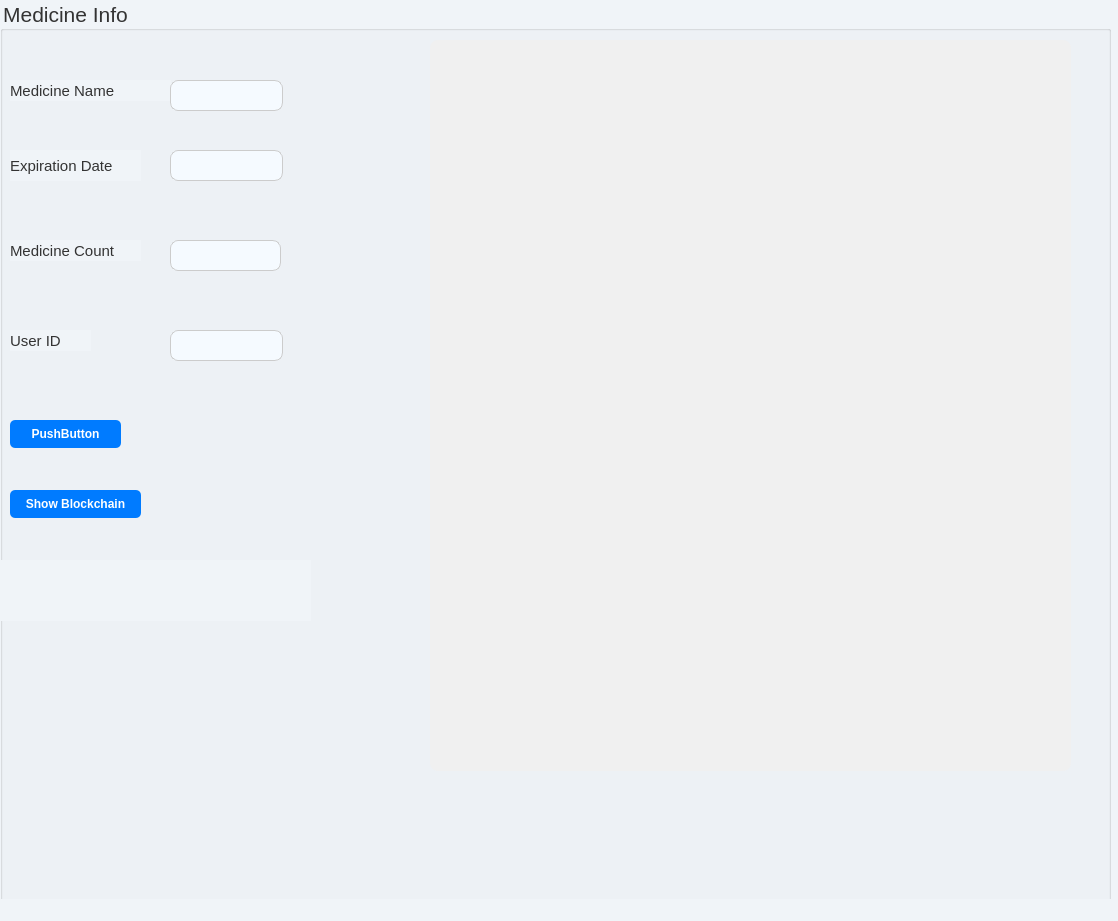
<?xml version="1.0" encoding="UTF-8"?>
<ui version="4.0">
 <class>MainWindow</class>
 <widget class="QMainWindow" name="MainWindow">
  <property name="geometry">
   <rect>
    <x>0</x>
    <y>0</y>
    <width>1118</width>
    <height>921</height>
   </rect>
  </property>
  <property name="windowTitle">
   <string>MainWindow</string>
  </property>
  <property name="styleSheet">
   <string notr="true">QWidget {
    background-color: #f0f4f8;
}

</string>
  </property>
  <widget class="QWidget" name="centralwidget">
   <widget class="QGroupBox" name="medicineGroupBox">
    <property name="geometry">
     <rect>
      <x>0</x>
      <y>0</y>
      <width>1111</width>
      <height>991</height>
     </rect>
    </property>
    <property name="styleSheet">
     <string notr="true">QGroupBox {
    font-family: &quot;Segoe UI&quot;, Arial, sans-serif;
    font-size: 16pt;
    color: #333333;
}
</string>
    </property>
    <property name="title">
     <string>Medicine Info</string>
    </property>
    <widget class="QLabel" name="Medicinename">
     <property name="geometry">
      <rect>
       <x>10</x>
       <y>80</y>
       <width>161</width>
       <height>21</height>
      </rect>
     </property>
     <property name="styleSheet">
      <string notr="true">QLabel {
    font-family: &quot;Segoe UI&quot;, Arial, sans-serif;
    font-size: 11pt;
    color: #333333;
}
</string>
     </property>
     <property name="text">
      <string>Medicine Name</string>
     </property>
    </widget>
    <widget class="QLabel" name="label_2">
     <property name="geometry">
      <rect>
       <x>10</x>
       <y>150</y>
       <width>131</width>
       <height>31</height>
      </rect>
     </property>
     <property name="styleSheet">
      <string notr="true">QLabel {
    font-family: &quot;Segoe UI&quot;, Arial, sans-serif;
    font-size: 11pt;
    color: #333333;
}
</string>
     </property>
     <property name="text">
      <string>Expiration Date</string>
     </property>
    </widget>
    <widget class="QLabel" name="label_3">
     <property name="geometry">
      <rect>
       <x>10</x>
       <y>240</y>
       <width>131</width>
       <height>21</height>
      </rect>
     </property>
     <property name="styleSheet">
      <string notr="true">QLabel {
    font-family: &quot;Segoe UI&quot;, Arial, sans-serif;
    font-size: 11pt;
    color: #333333;
}
</string>
     </property>
     <property name="text">
      <string>Medicine Count</string>
     </property>
    </widget>
    <widget class="QLabel" name="label_4">
     <property name="geometry">
      <rect>
       <x>10</x>
       <y>330</y>
       <width>81</width>
       <height>21</height>
      </rect>
     </property>
     <property name="styleSheet">
      <string notr="true">QLabel {
    font-family: &quot;Segoe UI&quot;, Arial, sans-serif;
    font-size: 11pt;
    color: #333333;
}

</string>
     </property>
     <property name="text">
      <string>User ID</string>
     </property>
    </widget>
    <widget class="QLineEdit" name="nameInput">
     <property name="geometry">
      <rect>
       <x>170</x>
       <y>80</y>
       <width>113</width>
       <height>31</height>
      </rect>
     </property>
     <property name="styleSheet">
      <string notr="true">QLineEdit {
    padding: 5px;
    border: 1px solid #ccc;
    border-radius: 8px;
    background-color: #f5faff;
}
</string>
     </property>
    </widget>
    <widget class="QLineEdit" name="expiryInput">
     <property name="geometry">
      <rect>
       <x>170</x>
       <y>150</y>
       <width>113</width>
       <height>31</height>
      </rect>
     </property>
     <property name="styleSheet">
      <string notr="true">QLineEdit {
    padding: 5px;
    border: 1px solid #ccc;
    border-radius: 8px;
    background-color: #f5faff;
}
</string>
     </property>
    </widget>
    <widget class="QLineEdit" name="userIdInput">
     <property name="geometry">
      <rect>
       <x>170</x>
       <y>330</y>
       <width>113</width>
       <height>31</height>
      </rect>
     </property>
     <property name="styleSheet">
      <string notr="true">QLineEdit {
    padding: 5px;
    border: 1px solid #ccc;
    border-radius: 8px;
    background-color: #f5faff;
}
</string>
     </property>
    </widget>
    <widget class="QLineEdit" name="countInput">
     <property name="geometry">
      <rect>
       <x>170</x>
       <y>240</y>
       <width>111</width>
       <height>31</height>
      </rect>
     </property>
     <property name="styleSheet">
      <string notr="true">QLineEdit {
    padding: 5px;
    border: 1px solid #ccc;
    border-radius: 8px;
    background-color: #f5faff;
}
</string>
     </property>
    </widget>
    <widget class="QPushButton" name="addButton">
     <property name="geometry">
      <rect>
       <x>10</x>
       <y>420</y>
       <width>111</width>
       <height>28</height>
      </rect>
     </property>
     <property name="styleSheet">
      <string notr="true">QPushButton {
    background-color: #007bff;
    color: white;
    font-weight: bold;
    border: none;
    padding: 6px 12px;
    border-radius: 5px;
}
QPushButton:hover {
    background-color: #0056b3;
}
</string>
     </property>
     <property name="text">
      <string>PushButton</string>
     </property>
    </widget>
    <widget class="QPushButton" name="showBlocksButton">
     <property name="geometry">
      <rect>
       <x>10</x>
       <y>490</y>
       <width>131</width>
       <height>28</height>
      </rect>
     </property>
     <property name="styleSheet">
      <string notr="true">QPushButton {
    background-color: #007bff;
    color: white;
    font-weight: bold;
    border: none;
    padding: 6px 12px;
    border-radius: 5px;
}
QPushButton:hover {
    background-color: #0056b3;
}

</string>
     </property>
     <property name="text">
      <string>Show Blockchain</string>
     </property>
    </widget>
    <widget class="QLabel" name="StatusLabel">
     <property name="geometry">
      <rect>
       <x>0</x>
       <y>560</y>
       <width>311</width>
       <height>61</height>
      </rect>
     </property>
     <property name="styleSheet">
      <string notr="true">QLabel#StatusLabel {
    color: green;
    font-weight: bold;
    font-size: 12pt;
    padding: 4px;
}
</string>
     </property>
     <property name="text">
      <string/>
     </property>
    </widget>
    <widget class="QTextBrowser" name="blockDisplay">
     <property name="geometry">
      <rect>
       <x>430</x>
       <y>40</y>
       <width>641</width>
       <height>731</height>
      </rect>
     </property>
     <property name="styleSheet">
      <string notr="true">QTextBrowser {
    background-color: #f0f0f0;
    border-radius: 8px;
    padding: 10px;
    font-family: Consolas, monospace;
}

</string>
     </property>
    </widget>
   </widget>
  </widget>
  <widget class="QMenuBar" name="menubar">
   <property name="geometry">
    <rect>
     <x>0</x>
     <y>0</y>
     <width>1118</width>
     <height>26</height>
    </rect>
   </property>
  </widget>
  <widget class="QStatusBar" name="statusbar"/>
 </widget>
 <resources/>
 <connections/>
</ui>
